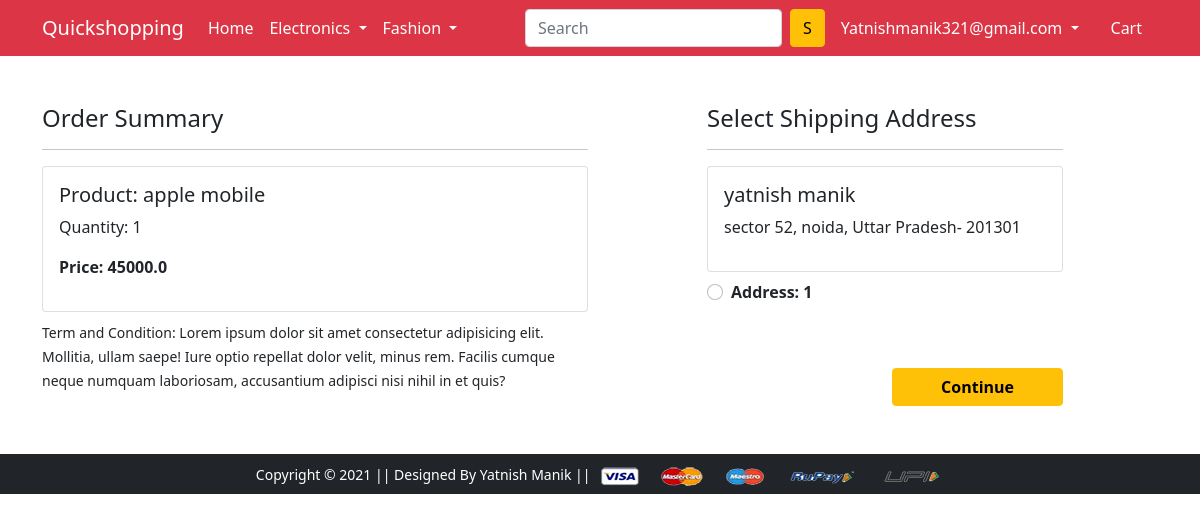
/checkout/ (signed in), run on the app's committed database.
### app/models.py (models this page shows, shortened)
class Cart(models.Model):
 user = models.ForeignKey(User, on_delete=models.CASCADE)
 product = models.ForeignKey(Product, on_delete=models.CASCADE)
 quantity = models.PositiveIntegerField(default=1)
 @property
 def total_cost(self):
   return self.quantity * self.product.discounted_price

class Product(models.Model):
 title = models.CharField(max_length=100)
 selling_price = models.FloatField()
 discounted_price = models.FloatField()
 description = models.TextField()
 brand = models.CharField(max_length=100)
 category = models.CharField( choices=CATEGORY_CHOICES, max_length=2)
 product_image = models.ImageField(upload_to='productimg')

class Customer(models.Model):
 user = models.ForeignKey(User, on_delete=models.CASCADE)
 name = models.CharField(max_length=200)
 locality = models.CharField(max_length=200)
 city = models.CharField(max_length=50)
 zipcode = models.IntegerField()
 state = models.CharField(choices=STATE_CHOICES, max_length=50)

### app/views.py (the view)
# urls.py: path('checkout/', views.checkout, name='checkout'),
@login_required
def checkout(request):
    user = request.user
    add = Customer.objects.filter(user=user)
    cart_items = Cart.objects.filter(user=request.user)
    return render(request, 'app/checkout.html', {'add': add, 'cart_items': cart_items})

### app/templates/app/checkout.html (shortened to what this page needs)
{% extends 'app/base.html' %}
{% load static %}
{% block main-content %}
<div class="container">
 <div class="row mt-5">
  <div class="col-sm-6">
    <h4>Order Summary</h4>
    <hr>
    {% for item in cart_items %}
      <div class="card mb-2">
        <div class="card-body">
          <h5>Product: {{item.product.title}}</h5>
          <p>Quantity: {{item.quantity}}</p>
          <p class="fw-bold">Price: {{item.total_cost}}</p>
        </div>
      </div>
    {% endfor %}
    <small>Term and Condition: Lorem ipsum dolor sit amet consectetur adipisicing elit. Mollitia, ullam saepe! Iure optio repellat dolor velit, minus rem. Facilis cumque neque numquam laboriosam, accusantium adipisci nisi nihil in et quis?</small>
  </div>
  <div class="col-sm-4 offset-sm-1">
    <h4>Select Shipping Address</h4>
    <hr>
    <form action="/paymentdone">
    {% for ad in add %}
      <div class="card">
        <div class="card-body">
        <h5>{{ad.name}}</h5>
        <p>{{ad.locality}}, {{ad.city}}, {{ad.state}}- {{ad.zipcode}}</p>
        </div>
      </div>
        <div class="form-check mt-2 mb-5">
          <input class="form-check-input" type="radio" name="custid" id="custadd{{forloop.counter}}" value="{{ad.id}}">
          <label class="form-check-label fw-bold" for="custadd{{forloop.counter}}">
            Address: {{ forloop.counter }} </label>
        </div>
      {% endfor %}
        <div class="text-end">
          <button type="submit" class="btn btn-warning mt-3 px-5 fw-bold">Continue</button>
        </div>
      </form>
    </div>
  </div>
</div>
{% endblock main-content %}

### app/templates/app/base.html (shortened to what this page needs)
<!doctype html>
{% load static %}
<html lang="en">
  <head>
    <link href="https://cdn.jsdelivr.net/npm/bootstrap@5.0.0-beta1/dist/css/bootstrap.min.css" rel="stylesheet">
    <link rel="stylesheet" href="{% static 'app/css/owl.carousel.min.css' %}">
    <link rel="stylesheet" href="{% static 'app/css/all.min.css' %}">
    <link rel="stylesheet" href="{% static 'app/css/style.css' %}">
  </head>
  <body>
    <nav class="navbar navbar-expand-lg navbar-dark bg-danger">
     <div class="container">
       <a class="navbar-brand" href="/">Quickshopping</a>
       <div class="collapse navbar-collapse" id="navbarSupportedContent">
         <ul class="navbar-nav me-auto mb-2 mb-lg-0">
           <li class="nav-item">
             <a class="nav-link active" aria-current="page" href="/">Home</a>
           </li>
           <li class="nav-item dropdown">
             <a class="nav-link dropdown-toggle text-white" href="#" id="electronicsDropdown" role="button" data-bs-toggle="dropdown" aria-expanded="false">
               Electronics
             </a>
           </li>
           <li class="nav-item dropdown">
             <a class="nav-link dropdown-toggle text-white" href="#" id="fashionDropdown" role="button" data-bs-toggle="dropdown" aria-expanded="false">
               Fashion
             </a>
           </li>
         </ul>
         <form class="d-flex">
           <input class="form-control me-2" type="search" placeholder="Search" aria-label="Search">
           <button class="btn btn-warning" type="submit">S</button>
         </form>
         <div>
          <ul class="navbar-nav me-auto mb-2 mb-lg-0">
          {% if request.user.is_authenticated %}
           <li class="nav-item dropdown mx-2">
              <a class="nav-link dropdown-toggle text-white" href="#" id="profileDropdown" role="button" data-bs-toggle="dropdown" aria-expanded="false">
                {{request.user.username|capfirst}}
              </a>
            </li>
            <li class="nav-item mx-2">
              <a href="{% url 'showcart' %}" class="nav-link text-white"> Cart </a>
            </li>
            {% endif %}
          </ul>
         </div>
       </div>
     </div>
    </nav>
    {% block main-content %} {% endblock main-content %}
    <footer class="container-fluid bg-dark text-center p-2 mt-5">
        <small class="text-white">Copyright &copy; 2021 || Designed By Yatnish Manik || </small>
        <img src="{% static 'app/images/payment.png' %}" alt="" srcset="" class="img-fluid" height="2px">
    </footer>
  </body>
</html>

### data on the page
Cart: product "apple mobile", quantity "1", total_cost "45000.0"
Customer: name "yatnish manik", locality "sector 52", city "noida", state "Uttar Pradesh", zipcode "201301"

### other printed values
{{ request.user.username|capfirst }} "Yatnishmanik321@gmail.com"
